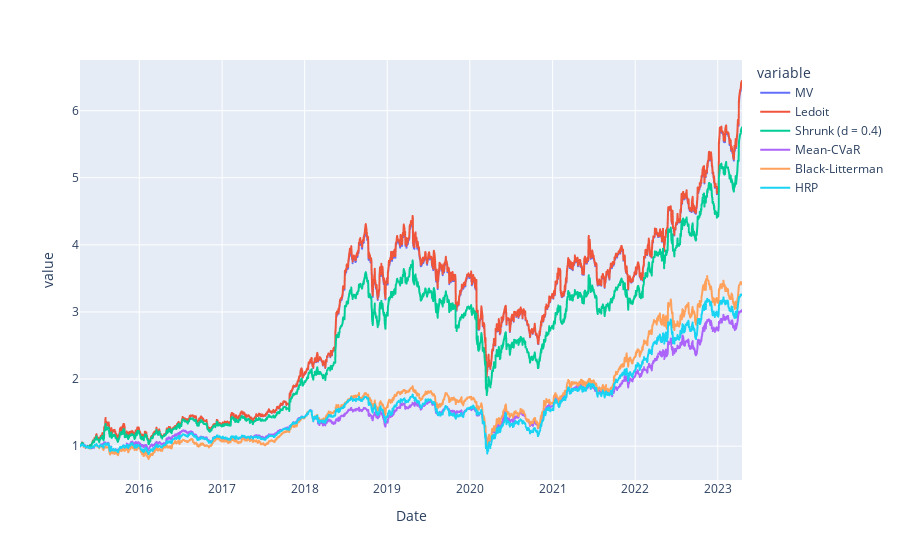

The code cell stored with this chart in its notebook:
### Code cell
in_sample = {
    'MV': sum(returns_train[ticker] * weights_classic[ticker] for ticker in prices.columns),
    'Ledoit': sum(returns_train[ticker] * weights_ledoit[ticker] for ticker in prices.columns),
    'Shrunk (d = 0.4)': sum(returns_train[ticker] * weights_shrink[ticker] for ticker in prices.columns),
    'Mean-CVaR': sum(returns_train[ticker] * weights_cvar[ticker] for ticker in prices.columns),
    'Black-Litterman': sum(returns_train[ticker] * weights_bl[ticker] for ticker in prices.columns),
    'HRP': sum(returns_train[ticker] * weights_hrp[ticker] for ticker in prices.columns)
}

in_sample_returns = pd.DataFrame(in_sample)
in_sample_cumulative_returns = (1 + in_sample_returns).cumprod()
in_sample_cumulative_returns_max = in_sample_cumulative_returns.cummax()
in_sample_drawdowns = (in_sample_cumulative_returns - in_sample_cumulative_returns_max)/in_sample_cumulative_returns_max

px.line(in_sample_cumulative_returns)

### Figure 1 — Plotly figure (JSON) as saved in the notebook; plotly's stock layout.template omitted (floating-point values rounded to 4 significant figures; data arrays with more than 128 entries replaced by an {"elided": "..."} marker saying what was removed)
{"data": [{"hovertemplate": "variable=MV<br>Date=%{x}<br>value=%{y}<extra></extra>", "legendgroup": "MV", "line": {"color": "#636efa", "dash": "solid"}, "marker": {"symbol": "circle"}, "mode": "lines", "name": "MV", "showlegend": true, "type": "scattergl", "x": {"elided": "2018 str values"}, "xaxis": "x", "y": {"elided": "2018 float values"}, "yaxis": "y"}, {"hovertemplate": "variable=Ledoit<br>Date=%{x}<br>value=%{y}<extra></extra>", "legendgroup": "Ledoit", "line": {"color": "#EF553B", "dash": "solid"}, "marker": {"symbol": "circle"}, "mode": "lines", "name": "Ledoit", "showlegend": true, "type": "scattergl", "x": {"elided": "2018 str values"}, "xaxis": "x", "y": {"elided": "2018 float values"}, "yaxis": "y"}, {"hovertemplate": "variable=Shrunk (d = 0.4)<br>Date=%{x}<br>value=%{y}<extra></extra>", "legendgroup": "Shrunk (d = 0.4)", "line": {"color": "#00cc96", "dash": "solid"}, "marker": {"symbol": "circle"}, "mode": "lines", "name": "Shrunk (d = 0.4)", "showlegend": true, "type": "scattergl", "x": {"elided": "2018 str values"}, "xaxis": "x", "y": {"elided": "2018 float values"}, "yaxis": "y"}, {"hovertemplate": "variable=Mean-CVaR<br>Date=%{x}<br>value=%{y}<extra></extra>", "legendgroup": "Mean-CVaR", "line": {"color": "#ab63fa", "dash": "solid"}, "marker": {"symbol": "circle"}, "mode": "lines", "name": "Mean-CVaR", "showlegend": true, "type": "scattergl", "x": {"elided": "2018 str values"}, "xaxis": "x", "y": {"elided": "2018 float values"}, "yaxis": "y"}, {"hovertemplate": "variable=Black-Litterman<br>Date=%{x}<br>value=%{y}<extra></extra>", "legendgroup": "Black-Litterman", "line": {"color": "#FFA15A", "dash": "solid"}, "marker": {"symbol": "circle"}, "mode": "lines", "name": "Black-Litterman", "showlegend": true, "type": "scattergl", "x": {"elided": "2018 str values"}, "xaxis": "x", "y": {"elided": "2018 float values"}, "yaxis": "y"}, {"hovertemplate": "variable=HRP<br>Date=%{x}<br>value=%{y}<extra></extra>", "legendgroup": "HRP", "line": {"color": "#19d3f3", "dash": "solid"}, "marker": {"symbol": "circle"}, "mode": "lines", "name": "HRP", "showlegend": true, "type": "scattergl", "x": {"elided": "2018 str values"}, "xaxis": "x", "y": {"elided": "2018 float values"}, "yaxis": "y"}], "layout": {"legend": {"title": {"text": "variable"}, "tracegroupgap": 0}, "margin": {"t": 60}, "xaxis": {"anchor": "y", "domain": [0, 1], "title": {"text": "Date"}}, "yaxis": {"anchor": "x", "domain": [0, 1], "title": {"text": "value"}}}}
